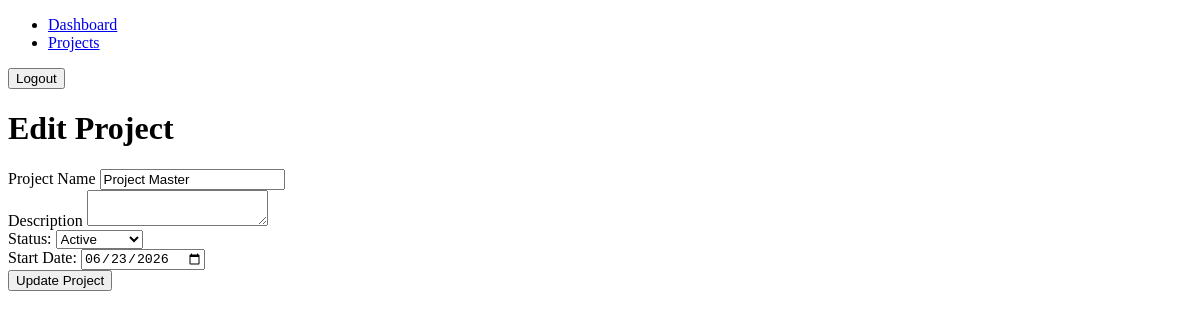
Before: /project/1/edit (signed in) with the older database file.
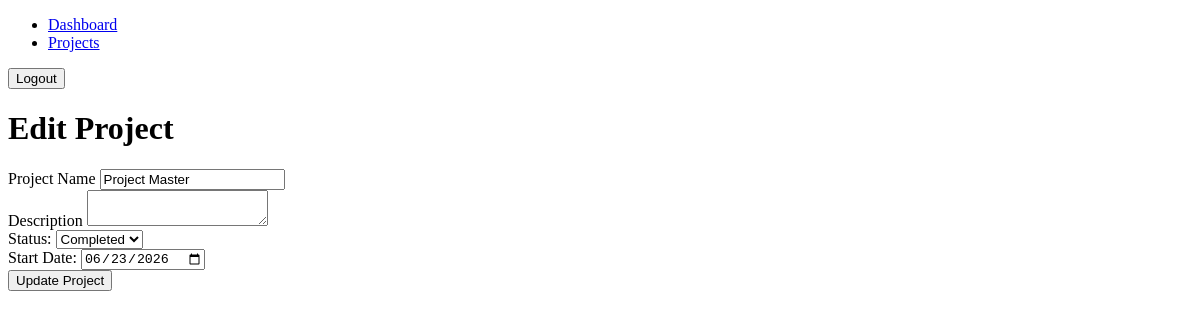
After: the same page with the newer database file.
### models.py (models this page shows)
class Project(db.Model):
    projectId: Mapped[int] = mapped_column(primary_key=True)
    userId: Mapped[int] = mapped_column(ForeignKey('user.userId'), nullable=False)
    projectName:Mapped[str] = mapped_column(nullable=False)
    description:Mapped[str] = mapped_column(nullable=True)
    startDate: Mapped[Optional[date]] = mapped_column(Date,nullable=True)
    status: Mapped[str] = mapped_column(nullable=False)
    createdAt:Mapped[datetime] = mapped_column(default=lambda: datetime.now(timezone.utc) ,nullable=False)

### app.py (the view, shortened to what this page needs)
@app.route('/project/<int:projectId>/edit', methods=['GET','POST'])
@login_required
def edit_project(projectId):
        project = Project.query.filter_by(projectId=projectId, userId=current_user.userId).first()
        return render_template('edit_project.html', project=project)

### app.py (called while the page is built)
@login_manager.user_loader
def load_user(user_id):
    return User.query.get(int(user_id))

### templates/edit_project.html (shortened to what this page needs)
<!DOCTYPE html>
<html lang="en">
<head>
</head>
<body>
        <div class="nav-layout">
        <nav class="nav-bar">
            <ul>
                <li><a href="{{ url_for('dashboard') }}">Dashboard</a></li>
                <li><a href="{{ url_for('project_page') }}">Projects</a></li>
            </ul>
            <form action="{{ url_for('logout')}}" method="POST">
                <button type="submit">Logout</button>
            </form>
        </nav>
    </div>
    <h1>Edit Project</h1>
    <form action="{{ url_for('edit_project', projectId=project.projectId) }}" method="POST">
        <div class = form-group>
            <label for="projectName">Project Name</label>
            <input type="text" id="projectName" name="projectName" value="{{ project.projectName}}">
        </div>
        <div class = form-group>
            <label for="description">Description</label>
            <textarea id="description" name="description">{{ project.description }}</textarea>
        </div>
        <div class="form-group">
            <label for="status">Status:</label>
            <select id="status" name="status">
                <option value="active" {% if project.status == 'active' %}selected{% endif %}>Active</option>
                <option value="completed" {% if project.status == 'completed' %}selected{% endif %}>Completed</option>
            </select>
        </div>
        <div class="form-group">
            <label for="start-date">Start Date:</label>
            <input type="date" id="start-date" name="startDate" value="{{ project.startDate }}">
        <div class="submit-button">
            <button type ="submit">Update Project</button>
        </div>
    </form>
</body>
</html>

Changed rows visible on the page:
changed Project "Project Master": status "Active" → "Completed"
